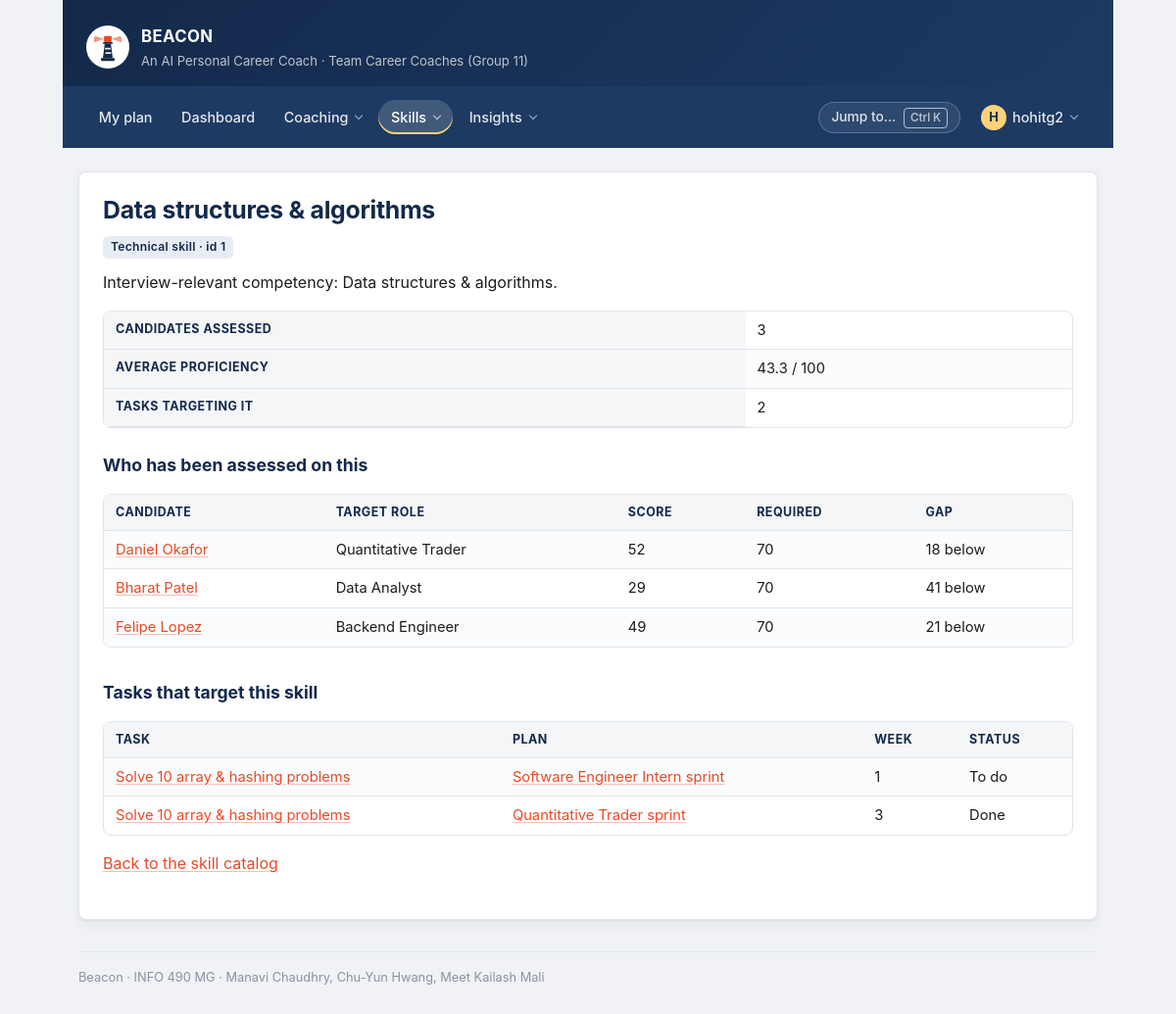
The app's page /skills/1/ (signed in) with its own data.
### preparation/models.py (models this page shows, shortened)
class Skill(models.Model):
    class Category(models.TextChoices):
        TECHNICAL = "TECH", "Technical"
        BEHAVIORAL = "BEHAV", "Behavioral"
        DOMAIN = "DOMAIN", "Domain knowledge"
        COMMUNICATION = "COMM", "Communication"
    name = models.CharField(max_length=100)
    category = models.CharField(
        max_length=6, choices=Category.choices, default=Category.TECHNICAL
    )
    description = models.TextField(
        blank=True, help_text="What mastery of this skill looks like in an interview."
    )
    created_at = models.DateTimeField(auto_now_add=True)
    class Meta:
        ordering = ["category", "name"]
        constraints = [
            models.UniqueConstraint(
                fields=["name", "category"], name="uniq_skill_name_per_category"
            )
        ]

class SkillAssessment(models.Model):
    candidate = models.ForeignKey(
        CandidateProfile,
        on_delete=models.CASCADE,  # scores are meaningless without their profile
        related_name="assessments",
    )
    skill = models.ForeignKey(
        Skill,
        on_delete=models.PROTECT,  # never silently delete scored history
        related_name="assessments",
    )
    proficiency_score = models.PositiveSmallIntegerField(
        validators=[MinValueValidator(0), MaxValueValidator(100)],
        help_text="Quiz result, 0-100.",
    )
    required_level = models.PositiveSmallIntegerField(
        default=70,
        validators=[MinValueValidator(0), MaxValueValidator(100)],
        help_text="Level the target role demands, 0-100.",
    )
    assessed_on = models.DateField(default=timezone.localdate)
    notes = models.TextField(blank=True)
    class Meta:
        ordering = ["-assessed_on", "skill__name"]
        constraints = [
            models.UniqueConstraint(
                fields=["candidate", "skill"],
                name="uniq_assessment_per_candidate_skill",
            ),
            models.CheckConstraint(
                condition=models.Q(proficiency_score__lte=100)
                & models.Q(required_level__lte=100),
                name="scores_within_0_100",
            ),
        ]
    @property
    def gap(self):
        return max(self.required_level - self.proficiency_score, 0)

class CandidateProfile(models.Model):
    class ExperienceLevel(models.TextChoices):
        STUDENT = "STU", "Current student"
        NEW_GRAD = "NEW", "New graduate"
        EARLY_CAREER = "EARLY", "Early career (1-3 yrs)"
    class PrimaryConcern(models.TextChoices):
        TECHNICAL = "TECH", "Technical rounds"
        BEHAVIORAL = "BEHAV", "Behavioral questions"
        RESUME = "RESUME", "Resume and elevator pitch"
        CONFIDENCE = "CONF", "Confidence under pressure"
        TIME = "TIME", "Not enough time to prepare"
    user = models.OneToOneField(
        settings.AUTH_USER_MODEL,
        on_delete=models.CASCADE,
        related_name="candidate_profile",
        help_text="One login = one career profile.",
    )
    target_role = models.CharField(
        max_length=120, help_text="e.g. Software Engineer Intern"
    )
    target_roles = models.JSONField(
        default=list,
        blank=True,
        help_text="All target roles; requirements use the highest bar among them.",
    )
    interests = models.JSONField(
        default=list,
        blank=True,
        help_text="Interest keys chosen at onboarding, e.g. ['data', 'product'].",
    )
    target_company = models.CharField(max_length=120, blank=True)
    experience_level = models.CharField(
        max_length=5, choices=ExperienceLevel.choices, default=ExperienceLevel.STUDENT
    )
    resume_summary = models.TextField(
        blank=True,
        help_text="Plain-text resume the parser turns into an initial skill list.",
    )
    resume_file = models.FileField(
        upload_to="resumes/",
        blank=True,
        null=True,
        help_text="Original upload from the drag-and-drop area on the setup screen.",
    )
    target_interview_date = models.DateField(
        null=True,
        blank=True,
        help_text="Deadline Beacon plans backwards from. Blank = open-ended prep.",
    )
    preparation_timeline_weeks = models.PositiveSmallIntegerField(
        default=6,
        validators=[MinValueValidator(1), MaxValueValidator(52)],
        help_text="Weeks the user says they have. Drives the length of the roadmap.",
    )
    primary_concern = models.CharField(
        max_length=6,
        choices=PrimaryConcern.choices,
        blank=True,
        help_text="Optional. Used to weight which skill gaps get tackled first.",
    )
    skills = models.ManyToManyField(
        Skill,
        through="SkillAssessment",
        related_name="candidates",
        blank=True,
    )
    created_at = models.DateTimeField(auto_now_add=True)
    updated_at = models.DateTimeField(auto_now=True)
    class Meta:
        ordering = ["-updated_at"]
    def get_absolute_url(self):
        return reverse("preparation:candidate_detail", args=[self.pk])

class PlanTask(models.Model):
    class Status(models.TextChoices):
        TODO = "TODO", "To do"
        IN_PROGRESS = "DOING", "In progress"
        DONE = "DONE", "Done"
        SKIPPED = "SKIP", "Skipped"
    class Priority(models.IntegerChoices):
        LOW = 1, "Low"
        MEDIUM = 2, "Medium"
        HIGH = 3, "High"
    plan = models.ForeignKey(
        PreparationPlan,
        on_delete=models.CASCADE,  # deleting a plan deletes the tasks inside it
        related_name="tasks",
    )
    skill = models.ForeignKey(
        Skill,
        on_delete=models.SET_NULL,  # keep the task, just forget the tag
        null=True,
        blank=True,
        related_name="tasks",
        help_text="Skill gap this task is meant to close.",
    )
    title = models.CharField(max_length=150)
    week_number = models.PositiveSmallIntegerField(
        default=1,
        validators=[MinValueValidator(1), MaxValueValidator(52)],
        help_text="Which week of the roadmap this task belongs to (Screen 3).",
    )
    instructions = models.TextField(blank=True)
    rationale = models.TextField(
        blank=True,
        help_text=(
            "Why Beacon picked this task - shown under 'Why these "
            "recommendations?' and on the recommended-next card."
        ),
    )
    due_date = models.DateField(null=True, blank=True)
    estimated_minutes = models.PositiveIntegerField(
        default=60, validators=[MinValueValidator(5), MaxValueValidator(600)]
    )
    priority = models.IntegerField(choices=Priority.choices, default=Priority.MEDIUM)
    status = models.CharField(max_length=5, choices=Status.choices, default=Status.TODO)
    completed_on = models.DateField(null=True, blank=True)
    class Meta:
        ordering = ["week_number", "-priority", "due_date", "title"]
        constraints = [
            models.UniqueConstraint(
                fields=["plan", "title"], name="uniq_task_title_per_plan"
            )
        ]
    def get_absolute_url(self):
        return reverse("preparation:task_detail", args=[self.pk])

class PreparationPlan(models.Model):
    class Status(models.TextChoices):
        DRAFT = "DRAFT", "Draft"
        ACTIVE = "ACTIVE", "Active"
        COMPLETED = "DONE", "Completed"
        ARCHIVED = "ARCH", "Archived"
    candidate = models.ForeignKey(
        CandidateProfile,
        on_delete=models.CASCADE,
        related_name="plans",
    )
    title = models.CharField(max_length=150, help_text="e.g. 4-week SWE intern sprint")
    focus_role = models.CharField(max_length=120)
    start_date = models.DateField(default=timezone.localdate)
    target_date = models.DateField(help_text="Date the plan must be finished by.")
    status = models.CharField(max_length=6, choices=Status.choices, default=Status.DRAFT)
    generated_by_ai = models.BooleanField(
        default=True,
        help_text="False when a user hand-writes or heavily edits the plan.",
    )
    created_at = models.DateTimeField(auto_now_add=True)
    class Meta:
        ordering = ["target_date", "-created_at"]
        constraints = [
            models.UniqueConstraint(
                fields=["candidate", "title"], name="uniq_plan_title_per_candidate"
            ),
            models.CheckConstraint(
                condition=models.Q(target_date__gte=models.F("start_date")),
                name="plan_ends_after_it_starts",
            ),
        ]
    def get_absolute_url(self):
        return reverse("preparation:plan_detail", args=[self.pk])

### preparation/views.py (the view)
# urls.py: path("skills/<int:pk>/", views.SkillDetailView.as_view(), name="skill_detail"),
@method_decorator(login_required, name="dispatch")
class SkillDetailView(DetailView):
    model = Skill
    template_name = "preparation/skill_detail.html"
    context_object_name = "skill"
    def get_context_data(self, **kwargs):
        context = super().get_context_data(**kwargs)
        skill = self.object
        user = self.request.user
        context["assessments"] = visibility.assessments_for(user).filter(
            skill=skill
        ).select_related("candidate__user")
        context["tasks"] = visibility.tasks_for(user).filter(
            skill=skill
        ).select_related("plan__candidate__user")
        context["average_proficiency"] = skill.assessments.aggregate(
            average=Avg("proficiency_score")
        )["average"]
        return context

### preparation/context_processors.py (called while the page is built)
def google_oauth(request):
    provider = settings.SOCIALACCOUNT_PROVIDERS.get("google", {})
    app = provider.get("APP", {})
    return {
        "google_oauth_configured": bool(app.get("client_id") and app.get("secret")),
        "google_oauth_placeholder": settings.DEBUG,
    }

### preparation/navigation.py (called while the page is built)
def _entry(item, current, user):
    if item.get("staff_only") and not user.is_staff:
        return None
    try:
        url = reverse(item["name"])
    except NoReverseMatch:
        return None
    return {
        "label": item["label"],
        "url": url,
        "hint": item.get("hint", ""),
        "active": current == item["name"],
    }

def navigation(request):
    if not getattr(request, "user", None) or not request.user.is_authenticated:
        return {"nav": None}
    return {"nav": build(request)}

### preparation/visibility.py (called while the page is built)
def is_coach(user):
    return bool(user and user.is_authenticated and user.is_staff)

def tasks_for(user):
    qs = PlanTask.objects.all()
    return qs if is_coach(user) else qs.filter(plan__candidate__user=user)

def assessments_for(user):
    qs = SkillAssessment.objects.all()
    return qs if is_coach(user) else qs.filter(candidate__user=user)

### templates/preparation/skill_detail.html (shortened to what this page needs)
{% extends "base.html" %}
{% block heading %}{{ skill.name }}{% endblock %}
{% block content %}
  <p class="tag">{{ skill.get_category_display }} skill &middot; id {{ skill.pk }}</p>
  <p>{{ skill.description|default:"No description recorded for this skill yet." }}</p>
  <div class="table-scroll">
  <table>
    <tr><th>Candidates assessed</th><td>{{ assessments|length }}</td></tr>
    <tr><th>Average proficiency</th>
        <td>{% if average_proficiency %}{{ average_proficiency|floatformat:1 }} / 100{% else %}Not yet measured{% endif %}</td></tr>
    <tr><th>Tasks targeting it</th><td>{{ tasks|length }}</td></tr>
  </table>
  </div>
  <h2>Who has been assessed on this</h2>
  <div class="table-scroll">
  <table>
    <tr><th>Candidate</th><th>Target role</th><th>Score</th><th>Required</th><th>Gap</th></tr>
    {% for assessment in assessments %}
      <tr>
        <td><a href="{{ assessment.candidate.get_absolute_url }}">{{ assessment.candidate.user.get_full_name|default:assessment.candidate.user.username }}</a></td>
        <td>{{ assessment.candidate.target_role }}</td>
        <td>{{ assessment.proficiency_score }}</td>
        <td>{{ assessment.required_level }}</td>
        <td>{% if assessment.gap %}{{ assessment.gap }} below{% else %}met{% endif %}</td>
      </tr>
    {% empty %}
      <tr><td colspan="5">Nobody has been assessed on this skill yet. It will appear here once a candidate completes an assessment covering it.</td></tr>
    {% endfor %}
  </table>
  </div>
  <h2>Tasks that target this skill</h2>
  <div class="table-scroll">
  <table>
    <tr><th>Task</th><th>Plan</th><th>Week</th><th>Status</th></tr>
    {% for task in tasks %}
      <tr>
        <td><a href="{{ task.get_absolute_url }}">{{ task.title }}</a></td>
        <td><a href="{{ task.plan.get_absolute_url }}">{{ task.plan.title }}</a></td>
        <td>{{ task.week_number }}</td>
        <td>{{ task.get_status_display }}</td>
      </tr>
    {% empty %}
      <tr><td colspan="4">No preparation tasks target this skill yet.</td></tr>
    {% endfor %}
  </table>
  </div>
  <p><a href="{% url 'preparation:skill_search' %}">Back to the skill catalog</a></p>
{% endblock %}

### templates/base.html (shortened to what this page needs)
{% load static %}<!DOCTYPE html>
<html lang="en">
<head>
  <link rel="stylesheet" href="{% static 'css/beacon.css' %}">
</head>
<body class="{% block body_class %}{% endblock %}">
  <div class="page">
    <header class="masthead">
      <img class="masthead__logo" src="{% static 'img/beacon-logo.svg' %}"
           alt="" width="44" height="44">
      <div class="masthead__text">
        <p class="masthead__title">BEACON</p>
        <p class="masthead__tagline">
          An AI Personal Career Coach &middot; Team Career Coaches (Group 11)
        </p>
      </div>
    </header>
    <nav class="nav" aria-label="Main">
      {% if nav %}
        <ul class="nav__list">
          {% for item in nav.items %}
            {% if item.children %}
              <li class="nav__group">
                <details class="menu{% if item.active %} is-active{% endif %}">
                  <summary class="nav__link">{{ item.label }}</summary>
                </details>
              </li>
            {% else %}
              <li>
                <a class="nav__link{% if item.active %} is-active{% endif %}" href="{{ item.url }}"
                   {% if item.active %}aria-current="page"{% endif %}>{{ item.label }}</a>
              </li>
            {% endif %}
          {% endfor %}
        </ul>
        <div class="nav__right">
          <button type="button" class="nav-palette" data-palette-open
                  aria-label="Search pages, candidates and skills">
            Jump to&hellip; <kbd>&#8984;K</kbd>
          </button>
          <details class="menu menu--account">
            <summary class="nav__link nav__avatar" aria-label="Account menu">
              <span class="avatar" aria-hidden="true">{{ user.get_username|slice:":1"|upper }}</span>
              <span class="nav__username">{{ user.get_username }}</span>
            </summary>
          </details>
        </div>
      {% else %}
        <ul class="nav__list">
          <li><a class="nav__link" href="{% url 'preparation:login' %}">Log In</a></li>
          <li><a class="nav__link" href="{% url 'preparation:signup' %}">Sign Up</a></li>
        </ul>
      {% endif %}
    </nav>
    <main class="content">
      {% block page_header %}
        <h1 class="page-title">{% block heading %}Beacon{% endblock %}</h1>
      {% endblock %}
      {% block content %}{% endblock %}
    </main>
    <footer class="footer">
      Beacon &middot; INFO 490 MG &middot; Manavi Chaudhry, Chu-Yun Hwang, Meet Kailash Mali
    </footer>
  </div>
</body>
</html>

### records on screen
Skill: name "Data structures & algorithms", category "Technical", pk "1", description "Interview-relevant competency: Data structures & algorithms."
SkillAssessment: candidate.user.get_full_name "Daniel Okafor", candidate.target_role "Quantitative Trader", proficiency_score "52", required_level "70", gap "18"
SkillAssessment: candidate.user.get_full_name "Bharat Patel", candidate.target_role "Data Analyst", proficiency_score "29", required_level "70", gap "41"
SkillAssessment: candidate.user.get_full_name "Felipe Lopez", candidate.target_role "Backend Engineer", proficiency_score "49", required_level "70", gap "21"
PlanTask: title "Solve 10 array & hashing problems", plan "Software Engineer Intern sprint", week_number "1", status "To do"
PlanTask: title "Solve 10 array & hashing problems", plan "Quantitative Trader sprint", week_number "3", status "Done"

### other values on screen
{{ item.label }} "My plan" "Dashboard"
{{ item.label }} "Coaching" "Skills" "Insights"
{{ user.get_username|slice:":1"|upper }} "H"
{{ user.get_username }} "hohitg2"
{{ assessments|length }} "3"
{{ average_proficiency|floatformat:1 }} "43.3"
{{ tasks|length }} "2"
